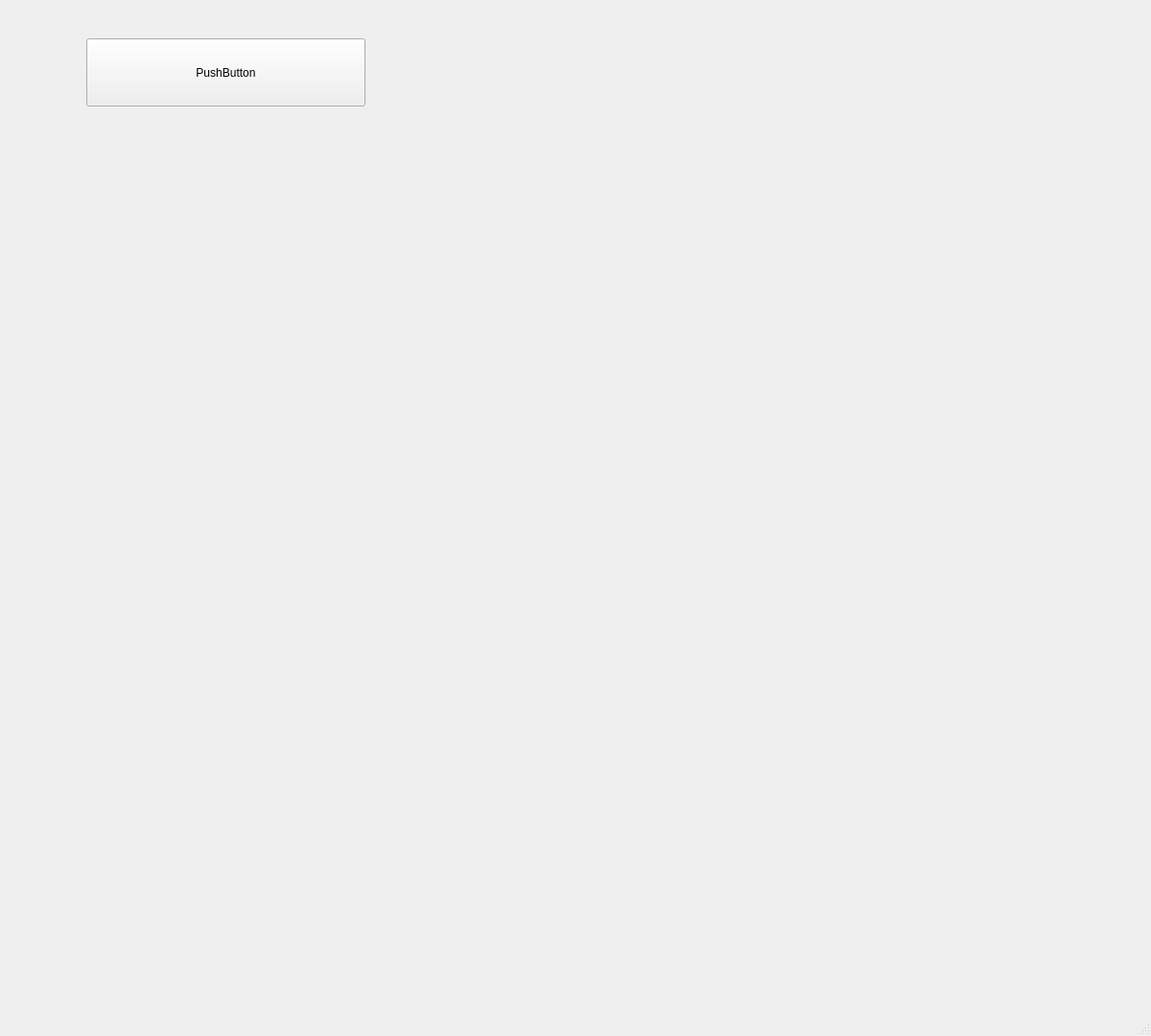
<?xml version="1.0" encoding="UTF-8"?>
<ui version="4.0">
 <class>MainWindow</class>
 <widget class="QMainWindow" name="MainWindow">
  <property name="geometry">
   <rect>
    <x>0</x>
    <y>0</y>
    <width>1200</width>
    <height>1080</height>
   </rect>
  </property>
  <property name="windowTitle">
   <string>MainWindow</string>
  </property>
  <widget class="QWidget" name="centralwidget">
   <widget class="QPushButton" name="pushButton">
    <property name="geometry">
     <rect>
      <x>90</x>
      <y>40</y>
      <width>291</width>
      <height>71</height>
     </rect>
    </property>
    <property name="text">
     <string>PushButton</string>
    </property>
   </widget>
   <widget class="QWidget" name="widget" native="true">
    <property name="geometry">
     <rect>
      <x>120</x>
      <y>120</y>
      <width>1000</width>
      <height>1000</height>
     </rect>
    </property>
   </widget>
  </widget>
  <widget class="QMenuBar" name="menubar">
   <property name="geometry">
    <rect>
     <x>0</x>
     <y>0</y>
     <width>1200</width>
     <height>21</height>
    </rect>
   </property>
  </widget>
  <widget class="QStatusBar" name="statusbar"/>
 </widget>
 <resources/>
 <connections/>
</ui>
